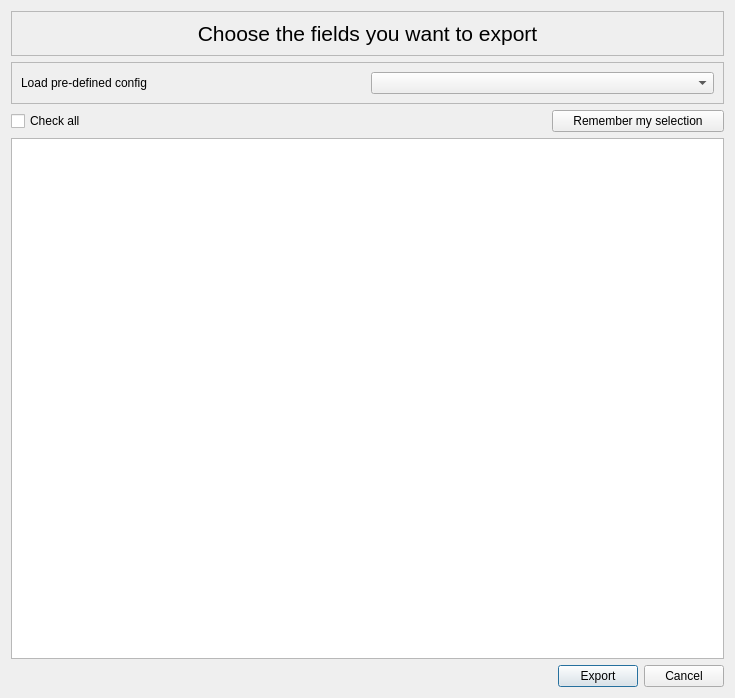
<?xml version="1.0" encoding="UTF-8"?>
<ui version="4.0">
 <class>ExportOptionDialog</class>
 <widget class="QDialog" name="ExportOptionDialog">
  <property name="geometry">
   <rect>
    <x>0</x>
    <y>0</y>
    <width>735</width>
    <height>698</height>
   </rect>
  </property>
  <property name="windowTitle">
   <string>Dialog</string>
  </property>
  <layout class="QGridLayout" name="gridLayout_3">
   <item row="2" column="2" colspan="3">
    <widget class="QPushButton" name="pushButtonRemember">
     <property name="text">
      <string>Remember my selection</string>
     </property>
    </widget>
   </item>
   <item row="2" column="0">
    <widget class="QCheckBox" name="checkBox">
     <property name="text">
      <string>Check all</string>
     </property>
    </widget>
   </item>
   <item row="3" column="0" colspan="5">
    <widget class="QTableWidget" name="tableWidget"/>
   </item>
   <item row="4" column="0" colspan="3">
    <spacer name="horizontalSpacer">
     <property name="orientation">
      <enum>Qt::Horizontal</enum>
     </property>
     <property name="sizeHint" stdset="0">
      <size>
       <width>40</width>
       <height>20</height>
      </size>
     </property>
    </spacer>
   </item>
   <item row="4" column="3">
    <widget class="QPushButton" name="pushButtonExport">
     <property name="text">
      <string>Export</string>
     </property>
     <property name="default">
      <bool>true</bool>
     </property>
    </widget>
   </item>
   <item row="4" column="4">
    <widget class="QPushButton" name="pushButtonCancel">
     <property name="text">
      <string>Cancel</string>
     </property>
    </widget>
   </item>
   <item row="0" column="0" colspan="5">
    <widget class="QFrame" name="frame">
     <property name="frameShape">
      <enum>QFrame::StyledPanel</enum>
     </property>
     <property name="frameShadow">
      <enum>QFrame::Raised</enum>
     </property>
     <layout class="QGridLayout" name="gridLayout">
      <item row="0" column="0">
       <widget class="QLabel" name="label">
        <property name="font">
         <font>
          <pointsize>16</pointsize>
         </font>
        </property>
        <property name="text">
         <string>Choose the fields you want to export</string>
        </property>
        <property name="alignment">
         <set>Qt::AlignCenter</set>
        </property>
       </widget>
      </item>
     </layout>
    </widget>
   </item>
   <item row="1" column="0" colspan="5">
    <widget class="QFrame" name="frame_2">
     <property name="frameShape">
      <enum>QFrame::StyledPanel</enum>
     </property>
     <property name="frameShadow">
      <enum>QFrame::Raised</enum>
     </property>
     <layout class="QGridLayout" name="gridLayout_2">
      <item row="0" column="0">
       <widget class="QLabel" name="label_2">
        <property name="text">
         <string>Load pre-defined config</string>
        </property>
       </widget>
      </item>
      <item row="0" column="1">
       <widget class="QComboBox" name="comboBox"/>
      </item>
     </layout>
    </widget>
   </item>
   <item row="2" column="1">
    <spacer name="horizontalSpacer_2">
     <property name="orientation">
      <enum>Qt::Horizontal</enum>
     </property>
     <property name="sizeHint" stdset="0">
      <size>
       <width>40</width>
       <height>20</height>
      </size>
     </property>
    </spacer>
   </item>
  </layout>
 </widget>
 <resources/>
 <connections/>
</ui>
